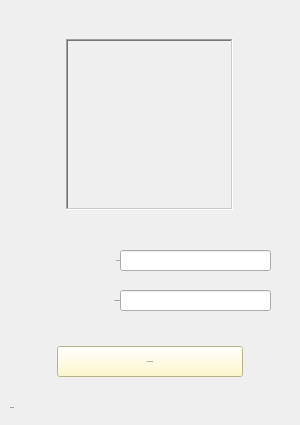
  <widget class="QWidget" name="centralwidget">
   <widget class="QLabel" name="L_Title">
    <property name="enabled">
     <bool>true</bool>
    </property>
    <property name="geometry">
     <rect>
      <x>66</x>
      <y>39</y>
      <width>167</width>
      <height>171</height>
     </rect>
    </property>
    <property name="palette">
     <palette>
      <active>
       <colorrole role="WindowText">
        <brush brushstyle="SolidPattern">
         <color alpha="255">
          <red>0</red>
          <green>0</green>
          <blue>0</blue>
         </color>
        </brush>
       </colorrole>
       <colorrole role="Button">
        <brush brushstyle="SolidPattern">
         <color alpha="255">
          <red>255</red>
          <green>250</green>
          <blue>190</blue>
         </color>
        </brush>
       </colorrole>
       <colorrole role="Text">
        <brush brushstyle="SolidPattern">
         <color alpha="255">
          <red>0</red>
          <green>0</green>
          <blue>0</blue>
         </color>
        </brush>
       </colorrole>
       <colorrole role="ButtonText">
        <brush brushstyle="SolidPattern">
         <color alpha="255">
          <red>0</red>
          <green>0</green>
          <blue>0</blue>
         </color>
        </brush>
       </colorrole>
       <colorrole role="Base">
        <brush brushstyle="SolidPattern">
         <color alpha="255">
          <red>255</red>
          <green>250</green>
          <blue>190</blue>
         </color>
        </brush>
       </colorrole>
       <colorrole role="Window">
        <brush brushstyle="SolidPattern">
         <color alpha="255">
          <red>255</red>
          <green>250</green>
          <blue>190</blue>
         </color>
        </brush>
       </colorrole>
       <colorrole role="PlaceholderText">
        <brush brushstyle="NoBrush">
         <color alpha="128">
          <red>0</red>
          <green>0</green>
          <blue>0</blue>
         </color>
        </brush>
       </colorrole>
      </active>
      <inactive>
       <colorrole role="WindowText">
        <brush brushstyle="SolidPattern">
         <color alpha="255">
          <red>0</red>
          <green>0</green>
          <blue>0</blue>
         </color>
        </brush>
       </colorrole>
       <colorrole role="Button">
        <brush brushstyle="SolidPattern">
         <color alpha="255">
          <red>255</red>
          <green>250</green>
          <blue>190</blue>
         </color>
        </brush>
       </colorrole>
       <colorrole role="Text">
        <brush brushstyle="SolidPattern">
         <color alpha="255">
          <red>0</red>
          <green>0</green>
          <blue>0</blue>
         </color>
        </brush>
       </colorrole>
       <colorrole role="ButtonText">
        <brush brushstyle="SolidPattern">
         <color alpha="255">
          <red>0</red>
          <green>0</green>
          <blue>0</blue>
         </color>
        </brush>
       </colorrole>
       <colorrole role="Base">
        <brush brushstyle="SolidPattern">
         <color alpha="255">
          <red>255</red>
          <green>250</green>
          <blue>190</blue>
         </color>
        </brush>
       </colorrole>
       <colorrole role="Window">
        <brush brushstyle="SolidPattern">
         <color alpha="255">
          <red>255</red>
          <green>250</green>
          <blue>190</blue>
         </color>
        </brush>
       </colorrole>
       <colorrole role="PlaceholderText">
        <brush brushstyle="NoBrush">
         <color alpha="128">
          <red>0</red>
          <green>0</green>
          <blue>0</blue>
         </color>
        </brush>
       </colorrole>
      </inactive>
      <disabled>
       <colorrole role="WindowText">
        <brush brushstyle="SolidPattern">
         <color alpha="255">
          <red>0</red>
          <green>0</green>
          <blue>0</blue>
         </color>
        </brush>
       </colorrole>
       <colorrole role="Button">
        <brush brushstyle="SolidPattern">
         <color alpha="255">
          <red>255</red>
          <green>250</green>
          <blue>190</blue>
         </color>
        </brush>
       </colorrole>
       <colorrole role="Text">
        <brush brushstyle="SolidPattern">
         <color alpha="255">
          <red>0</red>
          <green>0</green>
          <blue>0</blue>
         </color>
        </brush>
       </colorrole>
       <colorrole role="ButtonText">
        <brush brushstyle="SolidPattern">
         <color alpha="255">
          <red>0</red>
          <green>0</green>
          <blue>0</blue>
         </color>
        </brush>
       </colorrole>
       <colorrole role="Base">
        <brush brushstyle="SolidPattern">
         <color alpha="255">
          <red>255</red>
          <green>250</green>
          <blue>190</blue>
         </color>
        </brush>
       </colorrole>
       <colorrole role="Window">
        <brush brushstyle="SolidPattern">
         <color alpha="255">
          <red>255</red>
          <green>250</green>
          <blue>190</blue>
         </color>
        </brush>
       </colorrole>
       <colorrole role="PlaceholderText">
        <brush brushstyle="NoBrush">
         <color alpha="128">
          <red>0</red>
          <green>0</green>
          <blue>0</blue>
         </color>
        </brush>
       </colorrole>
      </disabled>
     </palette>
    </property>
    <property name="cursor">
     <cursorShape>ArrowCursor</cursorShape>
    </property>
    <property name="toolTip">
     <string/>
    </property>
    <property name="autoFillBackground">
     <bool>false</bool>
    </property>
    <property name="styleSheet">
     <string notr="true"/>
    </property>
    <property name="frameShape">
     <enum>QFrame::WinPanel</enum>
    </property>
    <property name="frameShadow">
     <enum>QFrame::Sunken</enum>
    </property>
    <property name="lineWidth">
     <number>2</number>
    </property>
    <property name="midLineWidth">
     <number>0</number>
    </property>
    <property name="text">
     <string/>
    </property>
    <property name="pixmap">
     <pixmap>img/LogoAppTodo.png</pixmap>
    </property>
    <property name="scaledContents">
     <bool>true</bool>
    </property>
    <property name="alignment">
     <set>Qt::AlignCenter</set>
    </property>
    <property name="wordWrap">
     <bool>false</bool>
    </property>
    <property name="margin">
     <number>1</number>
    </property>
    <property name="openExternalLinks">
     <bool>false</bool>
    </property>
   </widget>
   <widget class="QLineEdit" name="TextUser">
    <property name="geometry">
     <rect>
      <x>120</x>
      <y>250</y>
      <width>151</width>
      <height>21</height>
     </rect>
    </property>
    <property name="font">
     <font>
      <family>Prototype</family>
      <pointsize>-1</pointsize>
      <weight>75</weight>
      <italic>false</italic>
      <bold>true</bold>
     </font>
    </property>
    <property name="toolTip">
     <string>escriba su usuario</string>
    </property>
    <property name="styleSheet">
     <string notr="true"/>
    </property>
    <property name="text">
     <string/>
    </property>
   </widget>
   <widget class="QLineEdit" name="TextPass">
    <property name="geometry">
     <rect>
      <x>120</x>
      <y>290</y>
      <width>151</width>
      <height>21</height>
     </rect>
    </property>
    <property name="font">
     <font>
      <family>Prototype</family>
      <pointsize>-1</pointsize>
      <weight>75</weight>
      <italic>false</italic>
      <bold>true</bold>
     </font>
    </property>
    <property name="toolTip">
     <string>escriba su contraseña</string>
    </property>
    <property name="text">
     <string/>
    </property>
    <property name="echoMode">
     <enum>QLineEdit::Password</enum>
    </property>
   </widget>
   <widget class="QLabel" name="LabelUser">
    <property name="geometry">
     <rect>
      <x>19</x>
      <y>250</y>
      <width>101</width>
      <height>21</height>
     </rect>
    </property>
    <property name="palette">
     <palette>
      <active>
       <colorrole role="WindowText">
        <brush brushstyle="SolidPattern">
         <color alpha="255">
          <red>0</red>
          <green>0</green>
          <blue>0</blue>
         </color>
        </brush>
       </colorrole>
       <colorrole role="Button">
        <brush brushstyle="SolidPattern">
         <color alpha="0">
          <red>0</red>
          <green>0</green>
          <blue>0</blue>
         </color>
        </brush>
       </colorrole>
       <colorrole role="Text">
        <brush brushstyle="SolidPattern">
         <color alpha="255">
          <red>0</red>
          <green>0</green>
          <blue>0</blue>
         </color>
        </brush>
       </colorrole>
       <colorrole role="ButtonText">
        <brush brushstyle="SolidPattern">
         <color alpha="255">
          <red>0</red>
          <green>0</green>
          <blue>0</blue>
         </color>
        </brush>
       </colorrole>
       <colorrole role="Base">
        <brush brushstyle="SolidPattern">
         <color alpha="0">
          <red>0</red>
          <green>0</green>
          <blue>0</blue>
         </color>
        </brush>
       </colorrole>
       <colorrole role="Window">
        <brush brushstyle="SolidPattern">
         <color alpha="0">
          <red>0</red>
          <green>0</green>
          <blue>0</blue>
         </color>
        </brush>
       </colorrole>
       <colorrole role="PlaceholderText">
        <brush brushstyle="NoBrush">
         <color alpha="128">
          <red>0</red>
          <green>0</green>
          <blue>0</blue>
         </color>
        </brush>
       </colorrole>
      </active>
      <inactive>
       <colorrole role="WindowText">
        <brush brushstyle="SolidPattern">
         <color alpha="255">
          <red>0</red>
          <green>0</green>
          <blue>0</blue>
         </color>
        </brush>
       </colorrole>
       <colorrole role="Button">
        <brush brushstyle="SolidPattern">
         <color alpha="0">
          <red>0</red>
          <green>0</green>
          <blue>0</blue>
         </color>
        </brush>
       </colorrole>
       <colorrole role="Text">
        <brush brushstyle="SolidPattern">
         <color alpha="255">
          <red>0</red>
          <green>0</green>
          <blue>0</blue>
         </color>
        </brush>
       </colorrole>
       <colorrole role="ButtonText">
        <brush brushstyle="SolidPattern">
         <color alpha="255">
          <red>0</red>
          <green>0</green>
          <blue>0</blue>
         </color>
        </brush>
       </colorrole>
       <colorrole role="Base">
        <brush brushstyle="SolidPattern">
         <color alpha="0">
          <red>0</red>
          <green>0</green>
          <blue>0</blue>
         </color>
        </brush>
       </colorrole>
       <colorrole role="Window">
        <brush brushstyle="SolidPattern">
         <color alpha="0">
          <red>0</red>
          <green>0</green>
          <blue>0</blue>
         </color>
        </brush>
       </colorrole>
       <colorrole role="PlaceholderText">
        <brush brushstyle="NoBrush">
         <color alpha="128">
          <red>0</red>
          <green>0</green>
          <blue>0</blue>
         </color>
        </brush>
       </colorrole>
      </inactive>
      <disabled>
       <colorrole role="WindowText">
        <brush brushstyle="SolidPattern">
         <color alpha="255">
          <red>0</red>
          <green>0</green>
          <blue>0</blue>
         </color>
        </brush>
       </colorrole>
       <colorrole role="Button">
        <brush brushstyle="SolidPattern">
         <color alpha="0">
          <red>0</red>
          <green>0</green>
          <blue>0</blue>
         </color>
        </brush>
       </colorrole>
       <colorrole role="Text">
        <brush brushstyle="SolidPattern">
         <color alpha="255">
          <red>0</red>
          <green>0</green>
          <blue>0</blue>
         </color>
        </brush>
       </colorrole>
       <colorrole role="ButtonText">
        <brush brushstyle="SolidPattern">
         <color alpha="255">
          <red>0</red>
          <green>0</green>
          <blue>0</blue>
         </color>
        </brush>
       </colorrole>
       <colorrole role="Base">
        <brush brushstyle="SolidPattern">
         <color alpha="0">
          <red>0</red>
          <green>0</green>
          <blue>0</blue>
         </color>
        </brush>
       </colorrole>
       <colorrole role="Window">
        <brush brushstyle="SolidPattern">
         <color alpha="0">
          <red>0</red>
          <green>0</green>
          <blue>0</blue>
         </color>
        </brush>
       </colorrole>
       <colorrole role="PlaceholderText">
        <brush brushstyle="NoBrush">
         <color alpha="128">
          <red>0</red>
          <green>0</green>
          <blue>0</blue>
         </color>
        </brush>
       </colorrole>
      </disabled>
     </palette>
    </property>
    <property name="font">
     <font>
      <family>Prototype</family>
      <pointsize>-1</pointsize>
      <weight>50</weight>
      <italic>false</italic>
      <bold>false</bold>
     </font>
    </property>
    <property name="text">
     <string>Usuario:</string>
    </property>
    <property name="alignment">
     <set>Qt::AlignRight|Qt::AlignTrailing|Qt::AlignVCenter</set>
    </property>
   </widget>
   <widget class="QLabel" name="LabelPass">
    <property name="geometry">
     <rect>
      <x>19</x>
      <y>290</y>
      <width>101</width>
      <height>21</height>
     </rect>
    </property>
    <property name="palette">
     <palette>
      <active>
       <colorrole role="WindowText">
        <brush brushstyle="SolidPattern">
         <color alpha="255">
          <red>0</red>
          <green>0</green>
          <blue>0</blue>
         </color>
        </brush>
       </colorrole>
       <colorrole role="Button">
        <brush brushstyle="SolidPattern">
         <color alpha="0">
          <red>0</red>
          <green>0</green>
          <blue>0</blue>
         </color>
        </brush>
       </colorrole>
       <colorrole role="Text">
        <brush brushstyle="SolidPattern">
         <color alpha="255">
          <red>0</red>
          <green>0</green>
          <blue>0</blue>
         </color>
        </brush>
       </colorrole>
       <colorrole role="ButtonText">
        <brush brushstyle="SolidPattern">
         <color alpha="255">
          <red>0</red>
          <green>0</green>
          <blue>0</blue>
         </color>
        </brush>
       </colorrole>
       <colorrole role="Base">
        <brush brushstyle="SolidPattern">
         <color alpha="0">
          <red>0</red>
          <green>0</green>
          <blue>0</blue>
         </color>
        </brush>
       </colorrole>
       <colorrole role="Window">
        <brush brushstyle="SolidPattern">
         <color alpha="0">
          <red>0</red>
          <green>0</green>
          <blue>0</blue>
         </color>
        </brush>
       </colorrole>
       <colorrole role="PlaceholderText">
        <brush brushstyle="NoBrush">
         <color alpha="128">
          <red>0</red>
          <green>0</green>
          <blue>0</blue>
         </color>
        </brush>
       </colorrole>
      </active>
      <inactive>
       <colorrole role="WindowText">
        <brush brushstyle="SolidPattern">
         <color alpha="255">
          <red>0</red>
          <green>0</green>
          <blue>0</blue>
         </color>
        </brush>
       </colorrole>
       <colorrole role="Button">
        <brush brushstyle="SolidPattern">
         <color alpha="0">
          <red>0</red>
          <green>0</green>
          <blue>0</blue>
         </color>
        </brush>
       </colorrole>
       <colorrole role="Text">
        <brush brushstyle="SolidPattern">
         <color alpha="255">
          <red>0</red>
          <green>0</green>
          <blue>0</blue>
         </color>
        </brush>
       </colorrole>
       <colorrole role="ButtonText">
        <brush brushstyle="SolidPattern">
         <color alpha="255">
          <red>0</red>
          <green>0</green>
          <blue>0</blue>
         </color>
        </brush>
       </colorrole>
       <colorrole role="Base">
        <brush brushstyle="SolidPattern">
         <color alpha="0">
          <red>0</red>
          <green>0</green>
          <blue>0</blue>
         </color>
        </brush>
       </colorrole>
       <colorrole role="Window">
        <brush brushstyle="SolidPattern">
         <color alpha="0">
          <red>0</red>
          <green>0</green>
          <blue>0</blue>
         </color>
        </brush>
       </colorrole>
       <colorrole role="PlaceholderText">
        <brush brushstyle="NoBrush">
         <color alpha="128">
          <red>0</red>
          <green>0</green>
          <blue>0</blue>
         </color>
        </brush>
       </colorrole>
      </inactive>
      <disabled>
       <colorrole role="WindowText">
        <brush brushstyle="SolidPattern">
         <color alpha="255">
          <red>0</red>
          <green>0</green>
          <blue>0</blue>
         </color>
        </brush>
       </colorrole>
       <colorrole role="Button">
        <brush brushstyle="SolidPattern">
         <color alpha="0">
          <red>0</red>
          <green>0</green>
          <blue>0</blue>
         </color>
        </brush>
       </colorrole>
       <colorrole role="Text">
        <brush brushstyle="SolidPattern">
         <color alpha="255">
          <red>0</red>
          <green>0</green>
          <blue>0</blue>
         </color>
        </brush>
       </colorrole>
       <colorrole role="ButtonText">
        <brush brushstyle="SolidPattern">
         <color alpha="255">
          <red>0</red>
          <green>0</green>
          <blue>0</blue>
         </color>
        </brush>
       </colorrole>
       <colorrole role="Base">
        <brush brushstyle="SolidPattern">
         <color alpha="0">
          <red>0</red>
          <green>0</green>
          <blue>0</blue>
         </color>
        </brush>
       </colorrole>
       <colorrole role="Window">
        <brush brushstyle="SolidPattern">
         <color alpha="0">
          <red>0</red>
          <green>0</green>
          <blue>0</blue>
         </color>
        </brush>
       </colorrole>
       <colorrole role="PlaceholderText">
        <brush brushstyle="NoBrush">
         <color alpha="128">
          <red>0</red>
          <green>0</green>
          <blue>0</blue>
         </color>
        </brush>
       </colorrole>
      </disabled>
     </palette>
    </property>
    <property name="font">
     <font>
      <family>Prototype</family>
      <pointsize>-1</pointsize>
      <weight>50</weight>
      <italic>false</italic>
      <bold>false</bold>
     </font>
    </property>
    <property name="text">
     <string>Contraseña:</string>
    </property>
    <property name="alignment">
     <set>Qt::AlignRight|Qt::AlignTrailing|Qt::AlignVCenter</set>
    </property>
   </widget>
   <widget class="QPushButton" name="ButtStart">
    <property name="geometry">
     <rect>
      <x>57</x>
      <y>346</y>
      <width>186</width>
      <height>31</height>
     </rect>
    </property>
    <property name="palette">
     <palette>
      <active>
       <colorrole role="Button">
        <brush brushstyle="SolidPattern">
         <color alpha="255">
          <red>255</red>
          <green>250</green>
          <blue>190</blue>
         </color>
        </brush>
       </colorrole>
       <colorrole role="ButtonText">
        <brush brushstyle="SolidPattern">
         <color alpha="255">
          <red>0</red>
          <green>0</green>
          <blue>0</blue>
         </color>
        </brush>
       </colorrole>
       <colorrole role="Base">
        <brush brushstyle="SolidPattern">
         <color alpha="255">
          <red>255</red>
          <green>250</green>
          <blue>190</blue>
         </color>
        </brush>
       </colorrole>
       <colorrole role="Window">
        <brush brushstyle="SolidPattern">
         <color alpha="255">
          <red>255</red>
          <green>250</green>
          <blue>190</blue>
         </color>
        </brush>
       </colorrole>
      </active>
      <inactive>
       <colorrole role="Button">
        <brush brushstyle="SolidPattern">
         <color alpha="255">
          <red>255</red>
          <green>250</green>
          <blue>190</blue>
         </color>
        </brush>
       </colorrole>
       <colorrole role="ButtonText">
        <brush brushstyle="SolidPattern">
         <color alpha="255">
          <red>0</red>
          <green>0</green>
          <blue>0</blue>
         </color>
        </brush>
       </colorrole>
       <colorrole role="Base">
        <brush brushstyle="SolidPattern">
         <color alpha="255">
          <red>255</red>
          <green>250</green>
          <blue>190</blue>
         </color>
        </brush>
       </colorrole>
       <colorrole role="Window">
        <brush brushstyle="SolidPattern">
         <color alpha="255">
          <red>255</red>
          <green>250</green>
          <blue>190</blue>
         </color>
        </brush>
       </colorrole>
      </inactive>
      <disabled>
       <colorrole role="Button">
        <brush brushstyle="SolidPattern">
         <color alpha="255">
          <red>255</red>
          <green>250</green>
          <blue>190</blue>
         </color>
        </brush>
       </colorrole>
       <colorrole role="ButtonText">
        <brush brushstyle="SolidPattern">
         <color alpha="255">
          <red>120</red>
          <green>120</green>
          <blue>120</blue>
         </color>
        </brush>
       </colorrole>
       <colorrole role="Base">
        <brush brushstyle="SolidPattern">
         <color alpha="255">
          <red>255</red>
          <green>250</green>
          <blue>190</blue>
         </color>
        </brush>
       </colorrole>
       <colorrole role="Window">
        <brush brushstyle="SolidPattern">
         <color alpha="255">
          <red>255</red>
          <green>250</green>
          <blue>190</blue>
         </color>
        </brush>
       </colorrole>
      </disabled>
     </palette>
    </property>
    <property name="font">
     <font>
      <family>Prototype</family>
      <pointsize>-1</pointsize>
      <weight>50</weight>
      <italic>false</italic>
      <bold>false</bold>
      <kerning>true</kerning>
     </font>
    </property>
    <property name="toolTip">
     <string>Iniciar Sesión</string>
    </property>
    <property name="autoFillBackground">
     <bool>false</bool>
    </property>
    <property name="text">
     <string>Iniciar Sesión</string>
    </property>
    <property name="icon">
     <iconset>
      <normaloff>img/Accept (2).png</normaloff>img/Accept (2).png</iconset>
    </property>
    <property name="iconSize">
     <size>
      <width>22</width>
      <height>22</height>
     </size>
    </property>
    <property name="shortcut">
     <string>Return</string>
    </property>
    <property name="checkable">
     <bool>false</bool>
    </property>
   </widget>
   <widget class="QLabel" name="label_3">
    <property name="geometry">
     <rect>
      <x>10</x>
      <y>400</y>
      <width>281</width>
      <height>16</height>
     </rect>
    </property>
    <property name="font">
     <font>
      <pointsize>-1</pointsize>
      <weight>50</weight>
      <italic>false</italic>
      <bold>false</bold>
     </font>
    </property>
    <property name="text">
     <string>Conexion</string>
    </property>
   </widget>
  </widget>
